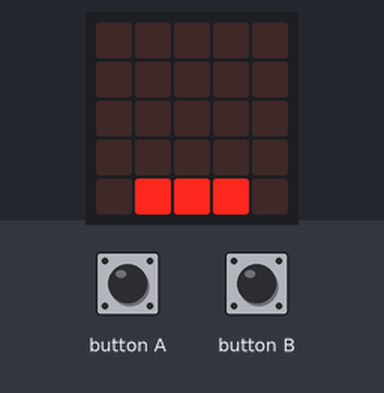
The program below on a simulated BBC micro:bit running MicroPython. Shown: the board's 5×5 LED display. The inputs (shaded band) are chosen by the test bench.

Above: at 1.2 s.
1.3 s: button A pressed for 0.15 s
At 1.8 s:
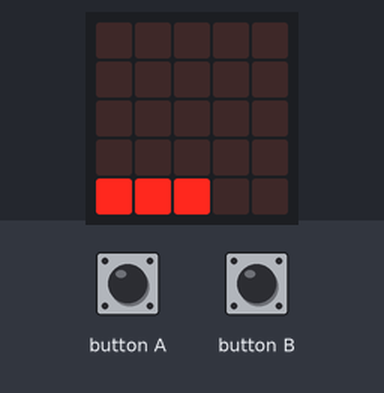
4.4 s: button A pressed for 1 s
At 5.2 s:
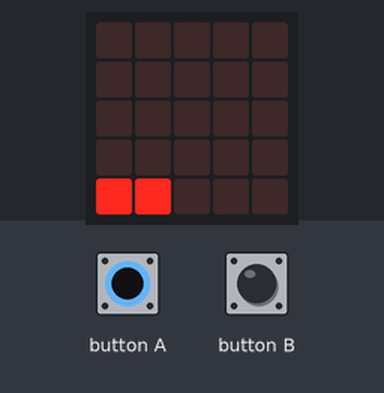
8.4 s: button B pressed for 0.15 s
At 9.4 s:
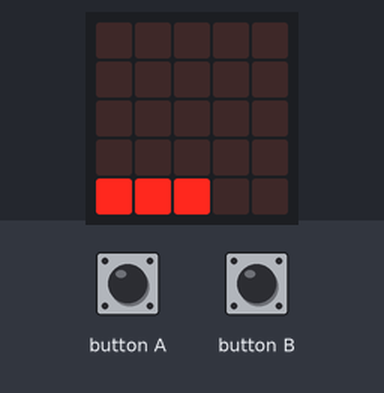
11.5 s: button B pressed for 1 s
At 12.7 s:
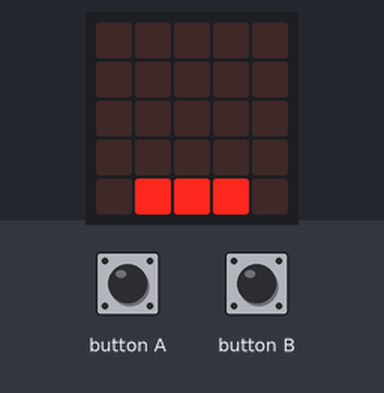
14.0 s: button B pressed for 0.15 s
At 14.9 s:
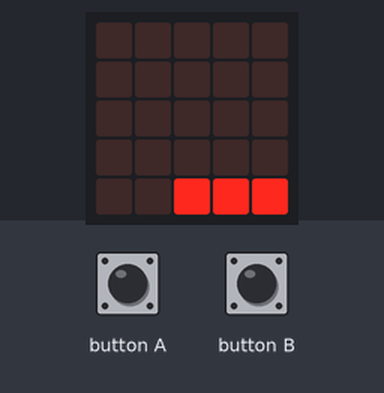
15.6 s: button B pressed for 3.2 s
At 16.2 s:
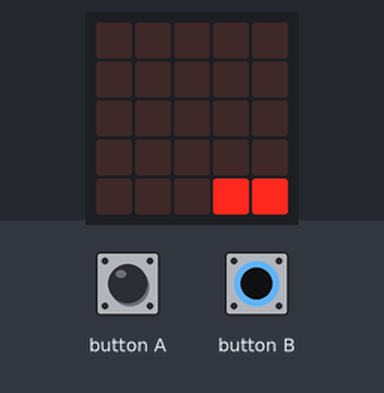
Timing chart, 0 to 18.6 s (numbered marks = the images above; inputs shaded):
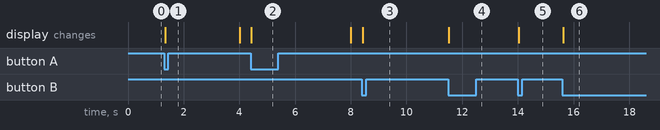

The program:

game.py
```python
from microbit import *
import radio

# startowe polozenie pilki
ball_x, ball_y = 2, 0
# informacja czy pilka porusza sie w dol czy w gore
ball_up = False
ball_present = True
# polozenie platformy
platform_x, platform_y = 1, 4
# pomocnicza wartosc, aby pilka spadala wolniej
counter = 0
# wlacz i skonfiguruj radio
# ???

# glowna petla programu
while True:
    # wyczysc wyswietlacz
    display.clear()
    # licznik petli
    counter = counter + 1

    ### obsluga radia i pilki ###

    # ???

    ### obsluga platformy ###

    if button_a.was_pressed() and platform_x >= 0:
        # ruch platformy w lewo przyciskiem A
        platform_x = platform_x - 1
    elif button_b.was_pressed() and platform_x < 3:
        # ruch platformy w prawo przyciskiem B
        platform_x = platform_x + 1

    # wyswietlenie platformy
    if platform_x >= 0:
        display.set_pixel(platform_x, platform_y, 9)
    display.set_pixel(platform_x+1, platform_y, 9)
    if platform_x < 3:
        display.set_pixel(platform_x+2, platform_y, 9)

    ### logika gry ###

    if ball_y == 4:
        # kiedy pilka spadnie na dol na platforme musi zostac odbita
        if ball_x >= platform_x and ball_x <= platform_x+2:
            ball_up = True
            ball_y = ball_y - 1
        # w przeciwnym razie konczymy gre
        else:
            display.show(Image.SAD)
            break

    # usypiamy petle na 50ms
    sleep(50)
```

Measured:
- after the input at 1.3 s, the display: changes at once (image 1)
- after the input at 4.4 s, the display: changes at once (image 2)
- after the input at 8.4 s, the display: changes at once (image 3)
- after the input at 11.5 s, the display: changes at once (image 4)
- after the input at 14.0 s, the display: changes at once (image 5)
- after the input at 15.6 s, the display: changes at once (image 6)
